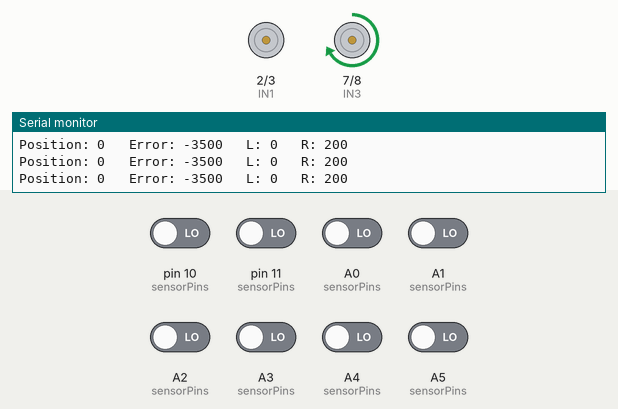
Bench run of a sketch on a simulated Arduino Uno, built with avr-gcc and run on an emulated ATmega328P. On the bench: motor-driver pin pairs drawn as motors (green arrow = first pin HIGH = forward, orange = second pin HIGH = backward, longer = more drive, scaled by the enable pin), the last lines printed to the serial monitor. The test bench sets the inputs (shaded band); at power-on: A0 (sensorPins), A1 (sensorPins), A2 (sensorPins), A3 (sensorPins), A4 (sensorPins), A5 (sensorPins), pin 10 (sensorPins), pin 11 (sensorPins) LOW.

Above: at 10.2 s.
10.3 s: A1 (sensorPins) driven HIGH
At 11.5 s:
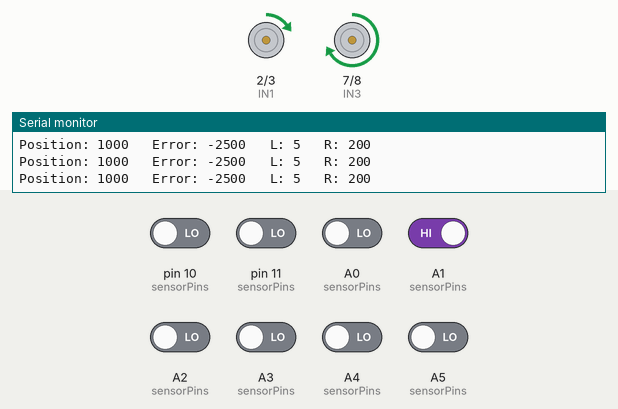
11.8 s: pin 10 (sensorPins) driven HIGH
At 12.1 s:
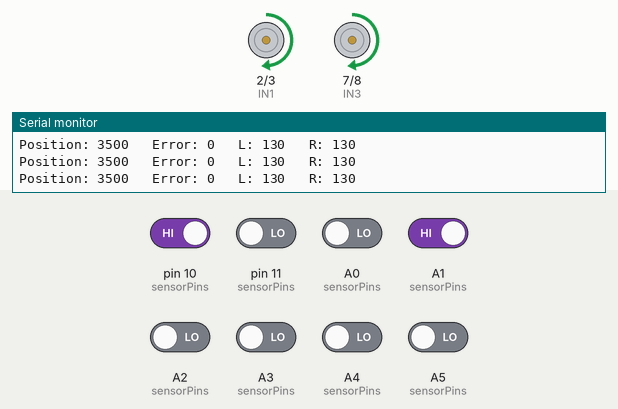
13.3 s: pin 11 (sensorPins) driven HIGH
At 14.4 s:
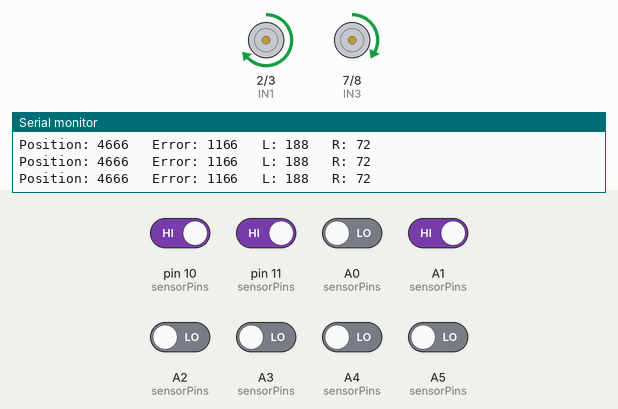
14.8 s: A1 (sensorPins) driven LOW
At 16.0 s:
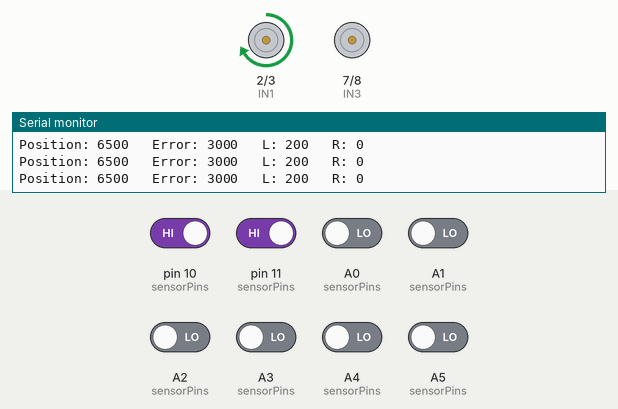
16.3 s: A2 (sensorPins) driven HIGH
At 16.6 s:
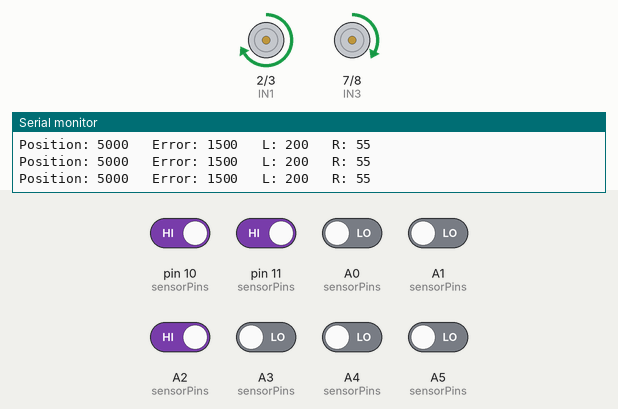
17.8 s: A0 (sensorPins) driven HIGH
At 18.3 s:
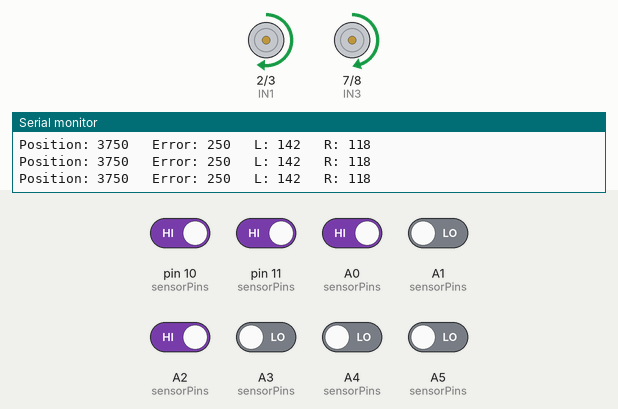
Timing chart, 0 to 20.8 s (numbered marks = the images above; inputs shaded):
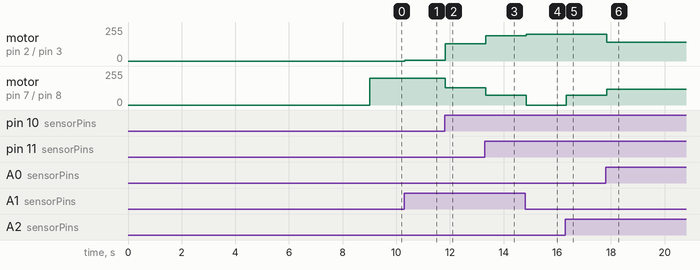

Measured:
- after the input at 10.3 s, motor on pin 2 (IN1) / pin 3 (IN2): stopped → forward 5/255 at once
- after the input at 11.8 s, motor on pin 2 (IN1) / pin 3 (IN2): forward 5/255 → forward 130/255 at once; motor on pin 7 (IN3) / pin 8 (IN4): forward 200/255 → forward 130/255 at once
- after the input at 13.3 s, motor on pin 2 (IN1) / pin 3 (IN2): forward 130/255 → forward 188/255 at once; motor on pin 7 (IN3) / pin 8 (IN4): forward 130/255 → forward 72/255 at once
- after the input at 14.8 s, motor on pin 2 (IN1) / pin 3 (IN2): forward 188/255 → forward 200/255 after 0.05 s; motor on pin 7 (IN3) / pin 8 (IN4): forward 72/255 → stopped after 0.05 s
- after the input at 16.3 s, motor on pin 7 (IN3) / pin 8 (IN4): stopped → forward 72/255 at once
- after the input at 17.8 s, motor on pin 2 (IN1) / pin 3 (IN2): forward 200/255 → forward 142/255 at once; motor on pin 7 (IN3) / pin 8 (IN4): forward 72/255 → forward 118/255 at once

The sketch:

LINE_FOLLOWER_USING_QTR-8_SENSOR.ino
```cpp
#include <QTRSensors.h>

// =====================================================
// QTR-8RC SENSOR
// =====================================================

QTRSensors qtr;

const uint8_t SensorCount = 8;

uint16_t sensorValues[SensorCount];

// Sensor pins from LEFT to RIGHT
const uint8_t sensorPins[SensorCount] =
{
  A0, A1, A2, A3, A4, A5, 10, 11
};

// =====================================================
// L298N MOTOR DRIVER
// =====================================================

// Left Motor
#define ENA 5
#define IN1 2
#define IN2 3

// Right Motor
#define ENB 6
#define IN3 7
#define IN4 8


// =====================================================
// SPEED SETTINGS
// =====================================================

int baseSpeed = 130;

int maxSpeed = 200;

int minSpeed = 0;


// =====================================================
// LINE FOLLOWING SETTINGS
// =====================================================

// QTR-8 sensor position:
// 0 ----------------------------- 7000
//               3500
//
// 3500 = center

float Kp = 0.05;


// =====================================================
// SETUP
// =====================================================

void setup()
{
  Serial.begin(9600);

  // -----------------------------
  // Motor pins
  // -----------------------------

  pinMode(ENA, OUTPUT);
  pinMode(IN1, OUTPUT);
  pinMode(IN2, OUTPUT);

  pinMode(ENB, OUTPUT);
  pinMode(IN3, OUTPUT);
  pinMode(IN4, OUTPUT);


  // Stop motors
  stopMotors();


  // -----------------------------
  // Configure QTR-8RC
  // -----------------------------

  qtr.setTypeRC();

  qtr.setSensorPins(sensorPins, SensorCount);


  // ===================================================
  // SENSOR CALIBRATION
  // ===================================================

  Serial.println("QTR Calibration Starting");

  Serial.println("Move sensor over BLACK and WHITE surface");

  delay(1000);


  for (uint16_t i = 0; i < 200; i++)
  {
    qtr.calibrate();

    delay(10);
  }


  Serial.println("Calibration Complete");

  delay(1000);
}


// =====================================================
// MAIN LOOP
// =====================================================

void loop()
{
  // Read position of BLACK line
  //
  // Left     = 0
  // Center   = 3500
  // Right    = 7000

  uint16_t position = qtr.readLineBlack(sensorValues);


  // Calculate error
  int error = position - 3500;


  // Proportional correction
  int correction = Kp * error;


  // Calculate motor speeds
  int leftSpeed  = baseSpeed + correction;

  int rightSpeed = baseSpeed - correction;


  // Limit speeds
  leftSpeed = constrain(leftSpeed, minSpeed, maxSpeed);

  rightSpeed = constrain(rightSpeed, minSpeed, maxSpeed);


  // Drive motors
  setMotorSpeed(leftSpeed, rightSpeed);


  // -----------------------------
  // Serial Monitor
  // -----------------------------

  Serial.print("Position: ");
  Serial.print(position);

  Serial.print("   Error: ");
  Serial.print(error);

  Serial.print("   L: ");
  Serial.print(leftSpeed);

  Serial.print("   R: ");
  Serial.println(rightSpeed);
}


// =====================================================
// MOTOR SPEED
// =====================================================

void setMotorSpeed(int leftSpeed, int rightSpeed)
{
  // -----------------------------
  // LEFT MOTOR FORWARD
  // -----------------------------

  digitalWrite(IN1, HIGH);
  digitalWrite(IN2, LOW);

  analogWrite(ENA, leftSpeed);


  // -----------------------------
  // RIGHT MOTOR FORWARD
  // -----------------------------

  digitalWrite(IN3, HIGH);
  digitalWrite(IN4, LOW);

  analogWrite(ENB, rightSpeed);
}


// =====================================================
// STOP MOTOR
// =====================================================

void stopMotors()
{
  analogWrite(ENA, 0);
  analogWrite(ENB, 0);

  digitalWrite(IN1, LOW);
  digitalWrite(IN2, LOW);

  digitalWrite(IN3, LOW);
  digitalWrite(IN4, LOW);
}
```
